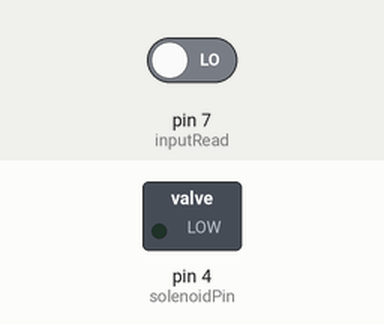
This sketch was run on a simulated Arduino Uno, built with avr-gcc and run on an emulated ATmega328P. Shown: switched loads named in the sketch (green lamp = pin HIGH). Inputs (shaded band) come from the test bench; at power-on: pin 7 (inputRead) LOW.

Above: at 1.2 s.
1.3 s: pin 7 (inputRead) driven HIGH
At 2.3 s:
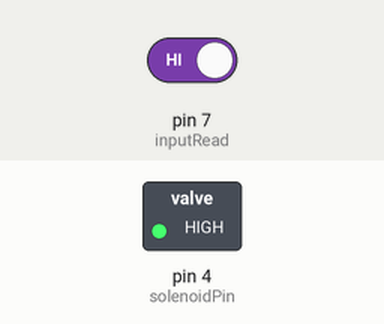
4.3 s: pin 7 (inputRead) driven LOW
At 7.3 s:
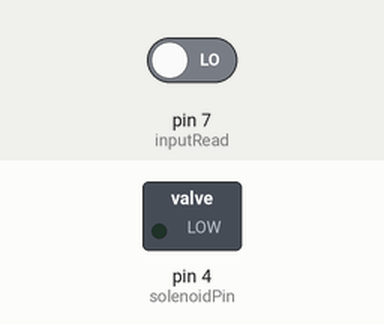
Timing chart, 0 to 8.8 s (numbered marks = the images above; inputs shaded):
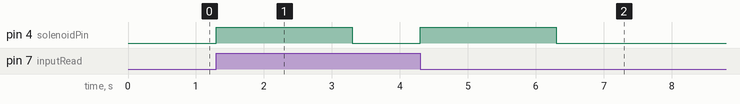

Measured:
- after the input at 1.3 s, pin 4 (solenoidPin): LOW → HIGH at once, → LOW 2.0 s later
- after the input at 4.3 s, pin 4 (solenoidPin): LOW → HIGH at once, → LOW 2.0 s later

The sketch:

Ball_Valve_Control.ino
```cpp
//  Helios Rocketry- Avionics- Static Fire flight computer- Electric Ball Valve control

// The purpose of this code is to control a ball valve locally by accepting a high signal from the main R-Pi
// Current version is only subject to the Electrically Actuated Ball valves
// The main computer needs to give a high signal to actuate the open valve. The valve shall stay open until
// high signal is given.

int solenoidPin = 4;                                                  // Local pin connection to the solenoid
int inputRead = 7;                                                    // Pin connected to R-Pi
int valveState = LOW;                                                 // State of the valve
int CurrentSignal;                                                    // Current signal from R-Pi
int PreviousSignal = LOW;                                             // Signal from previous iteration
long time = 0;                                                        // Initialize timer variable
long debounce = 200;                                                  // IGNORE this- temporary variable for testing purposes


void setup() {

  pinMode(inputRead, INPUT);                                          // Setting input pin
  pinMode(solenoidPin, OUTPUT);                                       // Setting output pin

}

void loop() {
// IGNORE the debounce variable- only for testing purposes with a switch
  CurrentSignal = digitalRead(inputRead);
  if (CurrentSignal == HIGH && PreviousSignal == LOW) {
      valveState = HIGH;
      digitalWrite(solenoidPin, valveState);
      delay(2000);
      valveState = LOW;
      digitalWrite(solenoidPin, valveState);
  }
  else if (CurrentSignal == HIGH && PreviousSignal == HIGH) {
      valveState = LOW;
      digitalWrite(solenoidPin, valveState);
    }
    else if (CurrentSignal == LOW && PreviousSignal ==HIGH){
      valveState = HIGH;
        digitalWrite(solenoidPin, valveState);
      delay(2000);
      valveState = LOW;
        digitalWrite(solenoidPin, valveState);
    }
    else{
      valveState = LOW;
        digitalWrite(solenoidPin, valveState);
    }

  PreviousSignal = CurrentSignal;
}
```
